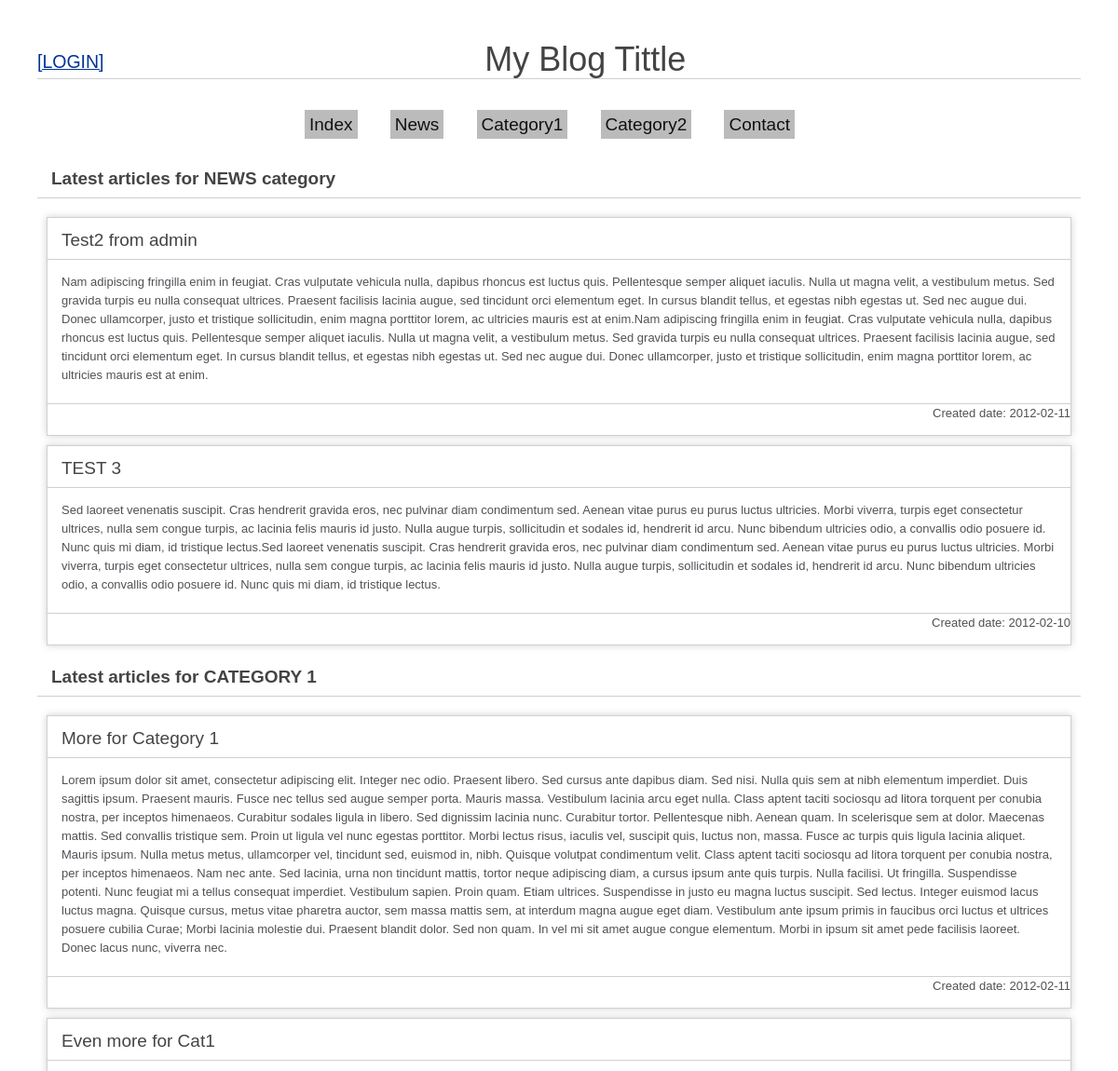
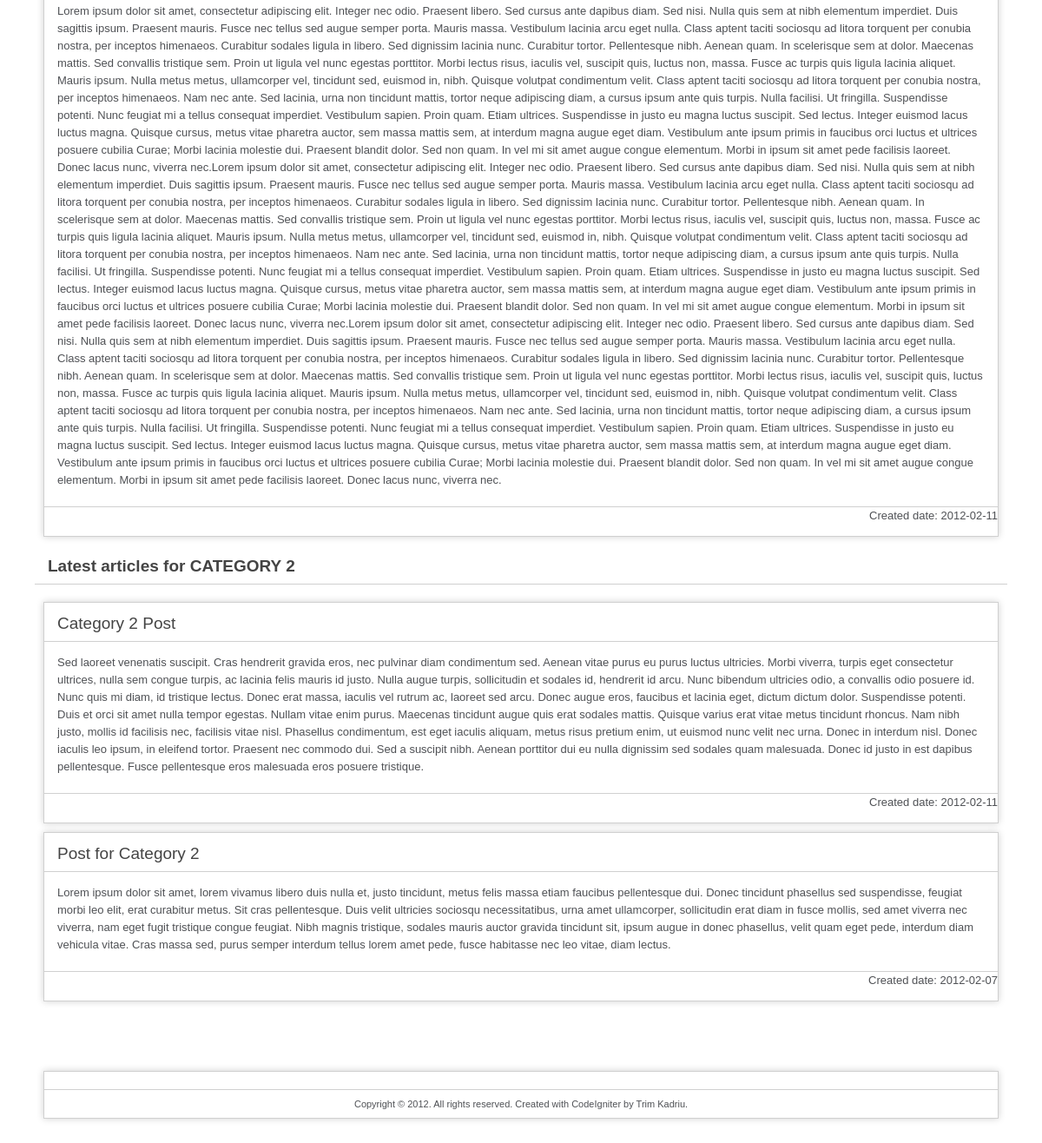
The page / on the database its author committed (2 pictures, top to bottom).
### tables this page shows
CREATE TABLE IF NOT EXISTS `categories` (
  `id` int(10) NOT NULL AUTO_INCREMENT,
  `category` varchar(128) NOT NULL,
  PRIMARY KEY (`id`)
);

CREATE TABLE IF NOT EXISTS `entries` (
  `ID` int(10) NOT NULL AUTO_INCREMENT,
  `tittle` varchar(128) NOT NULL,
  `content` text NOT NULL,
  `date` date NOT NULL,
  `category` int(10) NOT NULL,
  PRIMARY KEY (`ID`)
);

### application/controllers/blog.php (called while the page is built, shortened)
<?php if ( ! defined('BASEPATH')) exit('No direct script access allowed');
class Blog extends CI_Controller {
	function __construct()
	{
		$this->load->helper('url');
		$this->load->helper('form_helper');
    }
	public function index()
	{
		$data['news'] = $this->data->select_data('entries', 'category', 2, 'date', 'desc', 2);
		$data['cat1'] = $this->data->select_data('entries', 'category', 3, 'date', 'desc', 2);
		$data['cat2'] = $this->data->select_data('entries', 'category', 4, 'date', 'desc', 2);
		$this->load->view('index', $data);
	}
}

### index.php (called while the page is built, shortened)
<?php
require_once BASEPATH.'core/CodeIgniter.php';

### application/models/data.php (called while the page is built, shortened)
<?php
class Data extends CI_Model {
    function select_data($from_table, $where_var1 = NULL, $where_var2 = NULL, $order_by = NULL, $order_type = NULL, $limit = NULL)
    {
		if(isset($where_var1) && isset($where_var2))
		{
			$this->db->where($where_var1, $where_var2);
		}
		if(isset($order_by) && isset($order_type))
		{
			$this->db->order_by($order_by, $order_type);
		}
		if(isset($limit))
		{
			$this->db->limit($limit);
		}
		$query = $this->db->get($from_table);
		return $query;
    }
}
?>

### application/views/index.php (the view, shortened to what this page needs)
<?php include('header.php'); ?>
<h1 id="tittle">Latest articles for NEWS category</h1>
<?php foreach($news->result() as $row){?>
<div id="container">
	<h1><?php echo $row->tittle; ?></h1>
	<div id="body">
		<p>
        <?php echo $row->content; ?>
        </p>
	</div>
	<p class="footer">
        <div align="right">
    	Created date:
		<?php echo $row->date; ?>
        </div>
    </p>
</div>
<?php } ?>
<h1 id="tittle">Latest articles for CATEGORY 1</h1>
<?php foreach($cat1->result() as $row){?>
<div id="container">
	<h1><?php echo $row->tittle; ?></h1>
	<div id="body">
		<p>
        <?php echo $row->content; ?>
        </p>
	</div>
	<p class="footer">
        <div align="right">
    	Created date:
		<?php echo $row->date; ?>
        </div>
    </p>
</div>
<?php } ?>
<h1 id="tittle">Latest articles for CATEGORY 2</h1>
<?php foreach($cat2->result() as $row){?>
<div id="container">
	<h1><?php echo $row->tittle; ?></h1>
	<div id="body">
		<p>
        <?php echo $row->content; ?>
        </p>
	</div>
	<p class="footer">
        <div align="right">
    	Created date:
		<?php echo $row->date; ?>
        </div>
    </p>
</div>
<?php } include ('footer.php');?>

### application/views/header.php (shortened to what this page needs)
<!DOCTYPE html>
<html lang="en">
<head>
	<link rel="stylesheet" type="text/css" href="<?php echo base_url('css').'/'; ?>style.css">
</head>
<body>
<?php
	if ($this->session->userdata('username'))
	{
		echo '<h2 style="float:left;">Welcome '.strtoupper($this->session->userdata('username')).
		'&nbsp;&nbsp;&nbsp;<a href="'.site_url('blog/pages/logout').'">[LOGOUT]</a>&nbsp;&nbsp;&nbsp'.
		'<a href="'.site_url('blog/pages/admin').'">[ADMIN PANEL]</a></h2>';
	}
	else
	{
		echo '<h2 style="float:left;"><a href="'.site_url('blog/pages/login').'">[LOGIN]</a></h2>';
	}
?>
<h1 style="text-align:center; font-size:36px; margin-bottom:25px;">My Blog Tittle</h1>
<ul style="text-align:center;">
<?php
	$query_categories = $this->data->select_data('categories');
	foreach($query_categories->result() as $row){
?>
	<li><a href="<?php echo site_url('blog/pages/'.$row->category); ?>"><?php echo $row->category; ?></a></li>
<?php } ?>
</ul>

### css/style.css (style rules this page uses)
body { background-color: #fff; margin: 40px; font: 13px/20px normal Helvetica, Arial, sans-serif; color: #4F5155; }
a { color: #003399; background-color: transparent; font-weight: normal; }
h1 { color: #444; background-color: transparent; border-bottom: 1px solid #D0D0D0; font-size: 19px; font-weight: normal; margin: 0 0 14px 0; padding: 14px 15px 10px 15px; }
#body { margin: 0 15px 0 15px; }
p.footer { text-align: right; font-size: 11px; border-top: 1px solid #D0D0D0; line-height: 32px; padding: 0 10px 0 10px; margin: 20px 0 0 0; }
#container { margin: 10px; border: 1px solid #D0D0D0; -webkit-box-shadow: 0 0 8px #D0D0D0; }
ul { font-size: 19px; font-weight: normal; margin: 0 0 14px 0; padding: 14px 15px 10px 15px; }
ul li { display:inline; margin-right:20px; padding: 4px 5px; }
ul li a { color:#111; padding: 5px; background-color:#BBB; text-decoration:none; }
#tittle { margin-bottom:20px; font-weight:bold; }

### rows shown on the page
categories: category "Index"
categories: category "News"
categories: category "Category1"
categories: category "Category2"
categories: category "Contact"
entries: tittle "Test2 from admin", content "Nam adipiscing fringilla enim in feugiat. Cras vulputate vehicula nulla, dapibus rhoncus est luctus quis. Pellentesque semper aliquet iaculis. Nulla ut magna velit, a vestibulum metus. Sed gravida turpis eu nulla consequat ultrices. Praesent facilisis lacinia augue, sed tincidunt orci elementum eget. In cursus blandit tellus, et egestas nibh egestas ut. Sed nec augue dui. Donec ullamcorper, justo et tristique sollicitudin, enim magna porttitor lorem, ac ultricies mauris est at enim.Nam adipiscing fringilla enim in feugiat. Cras vulputate vehicula nulla, dapibus rhoncus est luctus quis. Pellentesque semper aliquet iaculis. Nulla ut magna velit, a vestibulum metus. Sed gravida turpis eu nulla…", date "2012-02-11"
entries: tittle "TEST 3", content "Sed laoreet venenatis suscipit. Cras hendrerit gravida eros, nec pulvinar diam condimentum sed. Aenean vitae purus eu purus luctus ultricies. Morbi viverra, turpis eget consectetur ultrices, nulla sem congue turpis, ac lacinia felis mauris id justo. Nulla augue turpis, sollicitudin et sodales id, hendrerit id arcu. Nunc bibendum ultricies odio, a convallis odio posuere id. Nunc quis mi diam, id tristique lectus.Sed laoreet venenatis suscipit. Cras hendrerit gravida eros, nec pulvinar diam condimentum sed. Aenean vitae purus eu purus luctus ultricies. Morbi viverra, turpis eget consectetur ultrices, nulla sem congue turpis, ac lacinia felis mauris id justo. Nulla augue turpis, sollicitudin…", date "2012-02-10"
entries: tittle "More for Category 1", content "Lorem ipsum dolor sit amet, consectetur adipiscing elit. Integer nec odio. Praesent libero. Sed cursus ante dapibus diam. Sed nisi. Nulla quis sem at nibh elementum imperdiet. Duis sagittis ipsum. Praesent mauris. Fusce nec tellus sed augue semper porta. Mauris massa. Vestibulum lacinia arcu eget nulla. Class aptent taciti sociosqu ad litora torquent per conubia nostra, per inceptos himenaeos. Curabitur sodales ligula in libero. Sed dignissim lacinia nunc. Curabitur tortor. Pellentesque nibh. Aenean quam. In scelerisque sem at dolor. Maecenas mattis. Sed convallis tristique sem. Proin ut ligula vel nunc egestas porttitor. Morbi lectus risus, iaculis vel, suscipit quis, luctus non, massa.…", date "2012-02-11"
entries: tittle "Even more for Cat1", content "Lorem ipsum dolor sit amet, consectetur adipiscing elit. Integer nec odio. Praesent libero. Sed cursus ante dapibus diam. Sed nisi. Nulla quis sem at nibh elementum imperdiet. Duis sagittis ipsum. Praesent mauris. Fusce nec tellus sed augue semper porta. Mauris massa. Vestibulum lacinia arcu eget nulla. Class aptent taciti sociosqu ad litora torquent per conubia nostra, per inceptos himenaeos. Curabitur sodales ligula in libero. Sed dignissim lacinia nunc. Curabitur tortor. Pellentesque nibh. Aenean quam. In scelerisque sem at dolor. Maecenas mattis. Sed convallis tristique sem. Proin ut ligula vel nunc egestas porttitor. Morbi lectus risus, iaculis vel, suscipit quis, luctus non, massa.…", date "2012-02-11"
entries: tittle "Category 2 Post", content "Sed laoreet venenatis suscipit. Cras hendrerit gravida eros, nec pulvinar diam condimentum sed. Aenean vitae purus eu purus luctus ultricies. Morbi viverra, turpis eget consectetur ultrices, nulla sem congue turpis, ac lacinia felis mauris id justo. Nulla augue turpis, sollicitudin et sodales id, hendrerit id arcu. Nunc bibendum ultricies odio, a convallis odio posuere id. Nunc quis mi diam, id tristique lectus. Donec erat massa, iaculis vel rutrum ac, laoreet sed arcu. Donec augue eros, faucibus et lacinia eget, dictum dictum dolor. Suspendisse potenti. Duis et orci sit amet nulla tempor egestas. Nullam vitae enim purus. Maecenas tincidunt augue quis erat sodales mattis. Quisque varius…", date "2012-02-11"
entries: tittle "Post for Category 2", content "Lorem ipsum dolor sit amet, lorem vivamus libero duis nulla et, justo tincidunt, metus felis massa etiam faucibus pellentesque dui. Donec tincidunt phasellus sed suspendisse, feugiat morbi leo elit, erat curabitur metus. Sit cras pellentesque. Duis velit ultricies sociosqu necessitatibus, urna amet ullamcorper, sollicitudin erat diam in fusce mollis, sed amet viverra nec viverra, nam eget fugit tristique congue feugiat. Nibh magnis tristique, sodales mauris auctor gravida tincidunt sit, ipsum augue in donec phasellus, velit quam eget pede, interdum diam vehicula vitae. Cras massa sed, purus semper interdum tellus lorem amet pede, fusce habitasse nec leo vitae, diam lectus.", date "2012-02-07"
